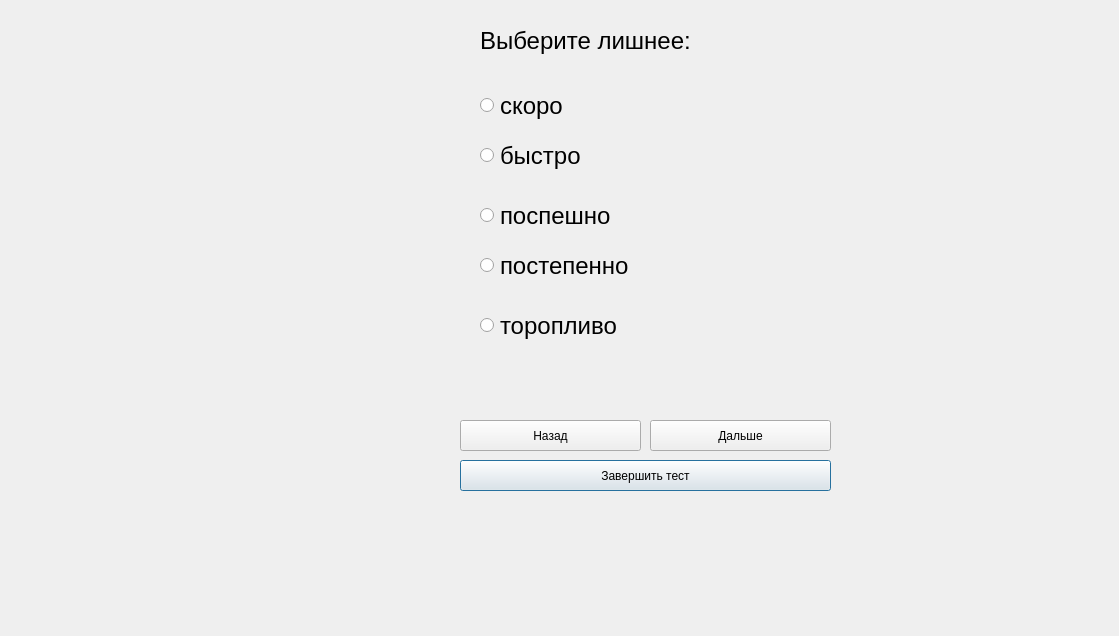
<?xml version="1.0" encoding="UTF-8"?>
<ui version="4.0">
 <class>TestForm28</class>
 <widget class="QDialog" name="TestForm28">
  <property name="geometry">
   <rect>
    <x>0</x>
    <y>0</y>
    <width>1119</width>
    <height>636</height>
   </rect>
  </property>
  <property name="windowTitle">
   <string>Dialog</string>
  </property>
  <widget class="QLabel" name="image">
   <property name="geometry">
    <rect>
     <x>20</x>
     <y>50</y>
     <width>411</width>
     <height>331</height>
    </rect>
   </property>
   <property name="text">
    <string/>
   </property>
  </widget>
  <widget class="QPushButton" name="finish_pushButton">
   <property name="geometry">
    <rect>
     <x>460</x>
     <y>460</y>
     <width>371</width>
     <height>31</height>
    </rect>
   </property>
   <property name="text">
    <string>Завершить тест</string>
   </property>
  </widget>
  <widget class="QLabel" name="question">
   <property name="geometry">
    <rect>
     <x>480</x>
     <y>-50</y>
     <width>551</width>
     <height>181</height>
    </rect>
   </property>
   <property name="sizePolicy">
    <sizepolicy hsizetype="Preferred" vsizetype="Preferred">
     <horstretch>0</horstretch>
     <verstretch>0</verstretch>
    </sizepolicy>
   </property>
   <property name="font">
    <font>
     <pointsize>18</pointsize>
    </font>
   </property>
   <property name="mouseTracking">
    <bool>true</bool>
   </property>
   <property name="tabletTracking">
    <bool>false</bool>
   </property>
   <property name="focusPolicy">
    <enum>Qt::NoFocus</enum>
   </property>
   <property name="contextMenuPolicy">
    <enum>Qt::PreventContextMenu</enum>
   </property>
   <property name="autoFillBackground">
    <bool>false</bool>
   </property>
   <property name="midLineWidth">
    <number>-2</number>
   </property>
   <property name="text">
    <string>Выберите лишнее:</string>
   </property>
   <property name="textFormat">
    <enum>Qt::AutoText</enum>
   </property>
   <property name="scaledContents">
    <bool>false</bool>
   </property>
   <property name="wordWrap">
    <bool>true</bool>
   </property>
   <property name="openExternalLinks">
    <bool>false</bool>
   </property>
  </widget>
  <widget class="QRadioButton" name="radioButton_2">
   <property name="geometry">
    <rect>
     <x>480</x>
     <y>140</y>
     <width>421</width>
     <height>31</height>
    </rect>
   </property>
   <property name="font">
    <font>
     <pointsize>18</pointsize>
    </font>
   </property>
   <property name="layoutDirection">
    <enum>Qt::LeftToRight</enum>
   </property>
   <property name="text">
    <string>быстро</string>
   </property>
  </widget>
  <widget class="QRadioButton" name="radioButton_5">
   <property name="geometry">
    <rect>
     <x>480</x>
     <y>310</y>
     <width>301</width>
     <height>31</height>
    </rect>
   </property>
   <property name="font">
    <font>
     <pointsize>18</pointsize>
    </font>
   </property>
   <property name="acceptDrops">
    <bool>false</bool>
   </property>
   <property name="toolTip">
    <string/>
   </property>
   <property name="text">
    <string>торопливо</string>
   </property>
  </widget>
  <widget class="QRadioButton" name="radioButton_4">
   <property name="geometry">
    <rect>
     <x>480</x>
     <y>250</y>
     <width>301</width>
     <height>31</height>
    </rect>
   </property>
   <property name="font">
    <font>
     <pointsize>18</pointsize>
    </font>
   </property>
   <property name="acceptDrops">
    <bool>false</bool>
   </property>
   <property name="toolTip">
    <string/>
   </property>
   <property name="text">
    <string>постепенно</string>
   </property>
  </widget>
  <widget class="QPushButton" name="back_pushButton">
   <property name="geometry">
    <rect>
     <x>460</x>
     <y>420</y>
     <width>181</width>
     <height>31</height>
    </rect>
   </property>
   <property name="text">
    <string>Назад</string>
   </property>
  </widget>
  <widget class="QPushButton" name="next_pushButton">
   <property name="geometry">
    <rect>
     <x>650</x>
     <y>420</y>
     <width>181</width>
     <height>31</height>
    </rect>
   </property>
   <property name="text">
    <string>Дальше</string>
   </property>
  </widget>
  <widget class="QRadioButton" name="radioButton_3">
   <property name="geometry">
    <rect>
     <x>480</x>
     <y>200</y>
     <width>421</width>
     <height>31</height>
    </rect>
   </property>
   <property name="font">
    <font>
     <pointsize>18</pointsize>
    </font>
   </property>
   <property name="acceptDrops">
    <bool>false</bool>
   </property>
   <property name="toolTip">
    <string/>
   </property>
   <property name="text">
    <string>поспешно</string>
   </property>
  </widget>
  <widget class="QRadioButton" name="radioButton">
   <property name="geometry">
    <rect>
     <x>480</x>
     <y>90</y>
     <width>431</width>
     <height>31</height>
    </rect>
   </property>
   <property name="font">
    <font>
     <pointsize>18</pointsize>
    </font>
   </property>
   <property name="acceptDrops">
    <bool>false</bool>
   </property>
   <property name="toolTip">
    <string/>
   </property>
   <property name="text">
    <string>скоро</string>
   </property>
  </widget>
 </widget>
 <resources/>
 <connections/>
</ui>
